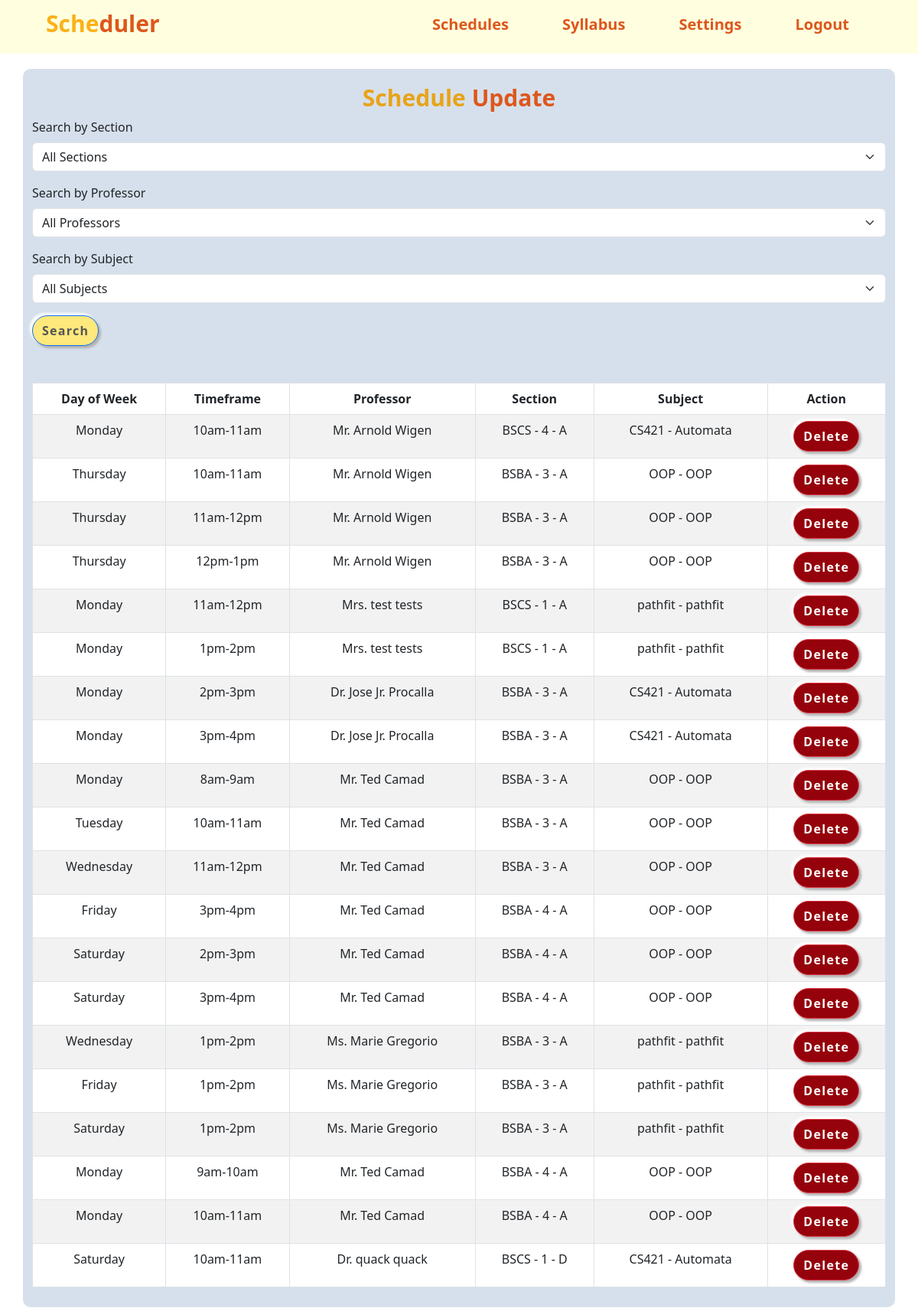
The page /scheduleupdate.php on the database its author committed.
### tables this page shows
CREATE TABLE `scheduler` (
  `id` int(11) NOT NULL,
  `section` varchar(255) DEFAULT NULL,
  `day_of_week` varchar(255) DEFAULT NULL,
  `timeframe` varchar(255) DEFAULT NULL,
  `professor` varchar(255) DEFAULT NULL,
  `subject` varchar(255) DEFAULT NULL
);

### scheduleupdate.php (the view, shortened to what this page needs)
<?php
include 'dbconn.php';
$schedule_query = "SELECT id, day_of_week, timeframe, professor, section, subject FROM scheduler WHERE 1";
$result = $conn->query($schedule_query);
?>
<!DOCTYPE html>
<html>
<head>
    <link rel="stylesheet" href="https://cdn.jsdelivr.net/npm/bootstrap@5.3.0/dist/css/bootstrap.min.css">
    <link rel="stylesheet" type="text/css" href="css/update.css">
</head>
<body>
    <?php include 'nav.php'; ?>
    <div class="container">
        <h2>Schedule <span>Update</span></h2>
        <form method="post" action="">
            <div class="mb-3">
                <label for="search_section" class="form-label">Search by Section</label>
                <select class="form-select" name="search_section" id="search_section">
                    <option value="">All Sections</option>
                </select>
            </div>
            <div class="mb-3">
                <label for="search_professor" class="form-label">Search by Professor</label>
                <select class="form-select" name="search_professor" id="search_professor">
                    <option value="">All Professors</option>
                </select>
            </div>
            <div class="mb-3">
                <label for="search_subject" class="form-label">Search by Subject</label>
                <select class="form-select" name="search_subject" id="search_subject">
                    <option value="">All Subjects</option>
                </select>
            </div>
            <button type="submit" class="btn btn-primary mb-5">Search</button>
        </form>
        <table class="table table-bordered table-striped">
            <thead>
                <tr>
                    <th>Day of Week</th>
                    <th>Timeframe</th>
                    <th>Professor</th>
                    <th>Section</th>
                    <th>Subject</th>
                    <th>Action</th>
                </tr>
            </thead>
            <tbody>
                <?php
                if ($result->num_rows > 0) {
                    while ($row = $result->fetch_assoc()) {
                        ?>
                        <tr>
                            <td><?php echo $row['day_of_week']; ?></td>
                            <td><?php echo $row['timeframe']; ?></td>
                            <td><?php echo $row['professor']; ?></td>
                            <td><?php echo $row['section']; ?></td>
                            <td><?php echo $row['subject']; ?></td>
                            <td>
                                <form method="post" action="">
                                    <button type="submit" class="btn btn-danger">Delete</button>
                                </form>
                            </td>
                        </tr>
                    <?php
                    }
                } else {
                    ?>
                    <tr>
                        <td colspan="6">No schedule data found in the database.</td>
                    </tr>
                <?php
                }
                ?>
            </tbody>
        </table>
    </div>
</body>
</html>

### update.css (style rules this page uses)
body { background-color: white; }
.container { background-color: #D6E0EC; margin-top: 20px; margin-bottom: 50px; padding-bottom: 10px; border-radius: 10px; }
h2 { color: #E8A317; text-align: center; padding-top: 20px; font-size: 30px; font-weight: 800; }
h2 span { color: #DD571C; }
table.table th, table.table td { text-align: center; }
.btn-primary { box-shadow: none; font-weight: 700; height: 40px; background-color: #FFE87C; color: #555; border-radius: 25px; box-shadow: 3px 3px 3px #b1b1b1, -3px -3px 3px #fff; letter-spacing: 1.3px; }
.btn-danger { box-shadow: none; font-weight: 700; height: 40px; background-color: #95020B; color: white; border-radius: 25px; box-shadow: 3px 3px 3px #b1b1b1, -3px -3px 3px #fff; letter-spacing: 1.3px; }

### nav.css (style rules this page uses)
:root { --color-yellow: #FBB117; --color-orange: #DD571C; }
* { margin: 0; padding: 0; box-sizing: border-box; }
body { font-family:"Georgia" sans-serif; }

### rows shown on the page
scheduler: day_of_week "Monday", timeframe "10am-11am", professor "Mr. Arnold Wigen", section "BSCS - 4 - A", subject "CS421 - Automata"
scheduler: day_of_week "Thursday", timeframe "10am-11am", professor "Mr. Arnold Wigen", section "BSBA - 3 - A", subject "OOP - OOP"
scheduler: day_of_week "Thursday", timeframe "11am-12pm", professor "Mr. Arnold Wigen", section "BSBA - 3 - A", subject "OOP - OOP"
scheduler: day_of_week "Thursday", timeframe "12pm-1pm", professor "Mr. Arnold Wigen", section "BSBA - 3 - A", subject "OOP - OOP"
scheduler: day_of_week "Monday", timeframe "11am-12pm", professor "Mrs. test tests", section "BSCS - 1 - A", subject "pathfit - pathfit"
scheduler: day_of_week "Monday", timeframe "1pm-2pm", professor "Mrs. test tests", section "BSCS - 1 - A", subject "pathfit - pathfit"
scheduler: day_of_week "Monday", timeframe "2pm-3pm", professor "Dr. Jose Jr. Procalla", section "BSBA - 3 - A", subject "CS421 - Automata"
scheduler: day_of_week "Monday", timeframe "3pm-4pm", professor "Dr. Jose Jr. Procalla", section "BSBA - 3 - A", subject "CS421 - Automata"
scheduler: day_of_week "Monday", timeframe "8am-9am", professor "Mr. Ted Camad", section "BSBA - 3 - A", subject "OOP - OOP"
scheduler: day_of_week "Tuesday", timeframe "10am-11am", professor "Mr. Ted Camad", section "BSBA - 3 - A", subject "OOP - OOP"
scheduler: day_of_week "Wednesday", timeframe "11am-12pm", professor "Mr. Ted Camad", section "BSBA - 3 - A", subject "OOP - OOP"
scheduler: day_of_week "Friday", timeframe "3pm-4pm", professor "Mr. Ted Camad", section "BSBA - 4 - A", subject "OOP - OOP"
scheduler: day_of_week "Saturday", timeframe "2pm-3pm", professor "Mr. Ted Camad", section "BSBA - 4 - A", subject "OOP - OOP"
scheduler: day_of_week "Saturday", timeframe "3pm-4pm", professor "Mr. Ted Camad", section "BSBA - 4 - A", subject "OOP - OOP"
scheduler: day_of_week "Wednesday", timeframe "1pm-2pm", professor "Ms. Marie Gregorio", section "BSBA - 3 - A", subject "pathfit - pathfit"
scheduler: day_of_week "Friday", timeframe "1pm-2pm", professor "Ms. Marie Gregorio", section "BSBA - 3 - A", subject "pathfit - pathfit"
scheduler: day_of_week "Saturday", timeframe "1pm-2pm", professor "Ms. Marie Gregorio", section "BSBA - 3 - A", subject "pathfit - pathfit"
scheduler: day_of_week "Monday", timeframe "9am-10am", professor "Mr. Ted Camad", section "BSBA - 4 - A", subject "OOP - OOP"
scheduler: day_of_week "Monday", timeframe "10am-11am", professor "Mr. Ted Camad", section "BSBA - 4 - A", subject "OOP - OOP"
scheduler: day_of_week "Saturday", timeframe "10am-11am", professor "Dr. quack quack", section "BSCS - 1 - D", subject "CS421 - Automata"
